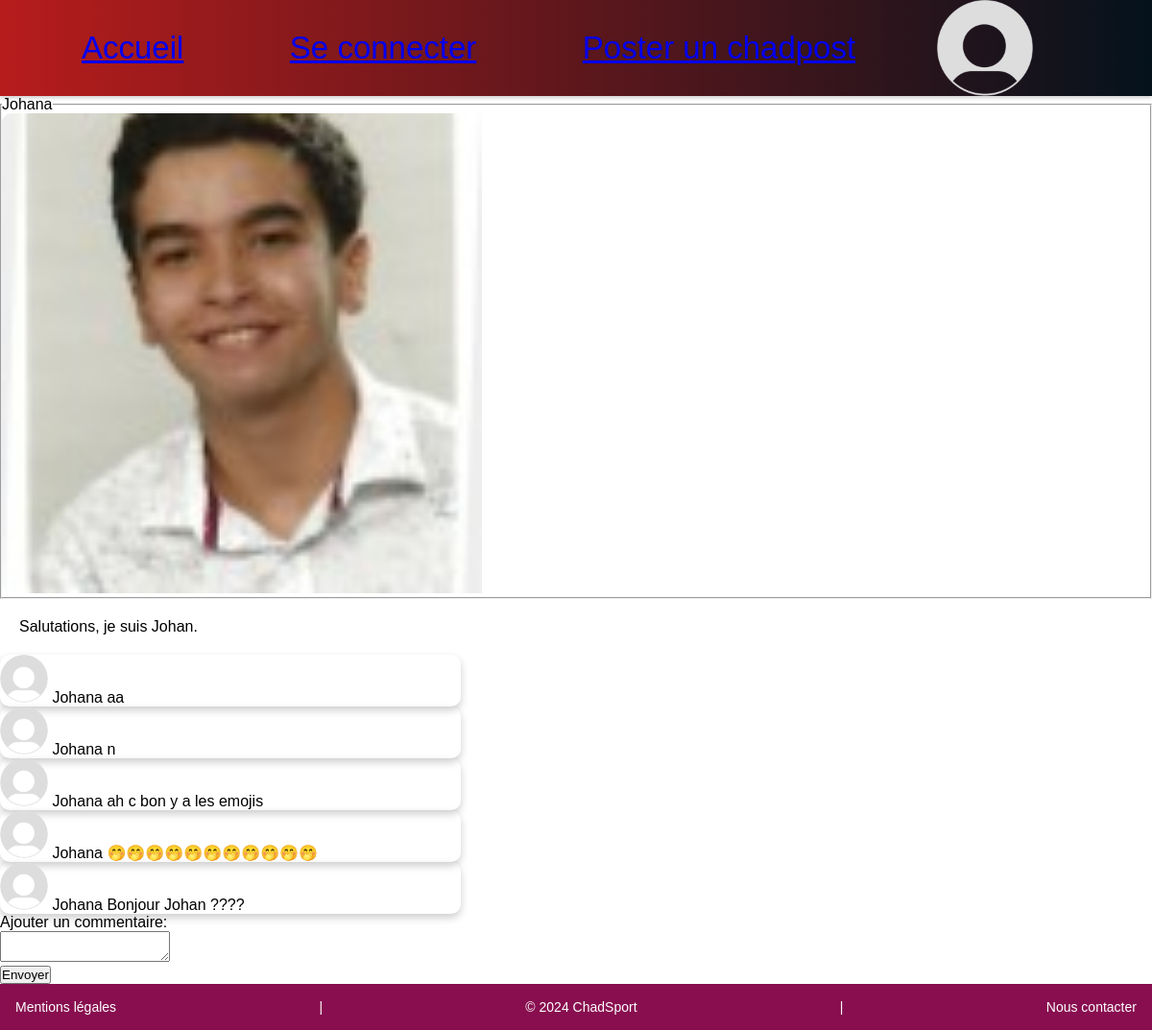
The page /post.php?post=2 on the database as committed earlier.
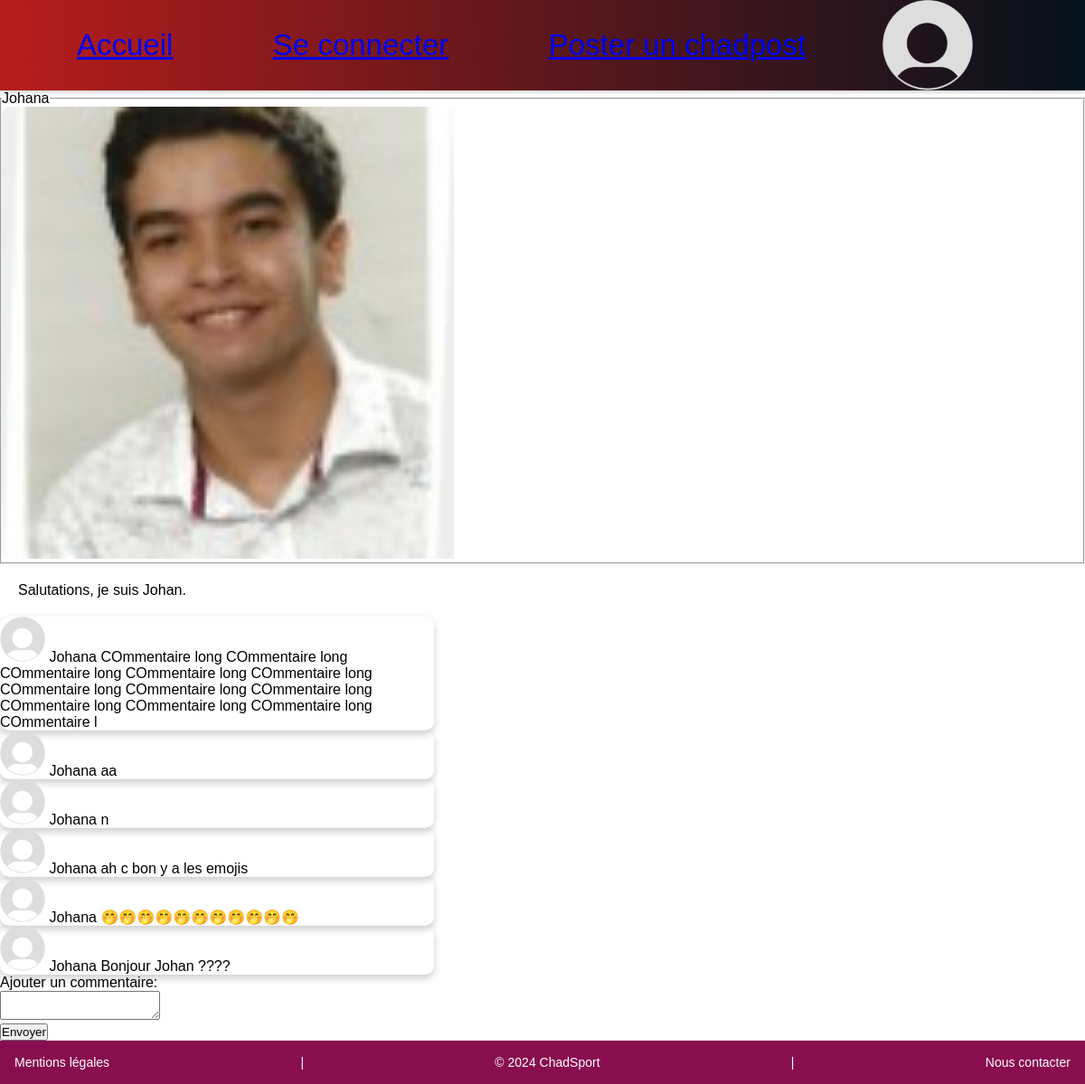
The same page on the database as committed later.
### tables this page shows
CREATE TABLE `post` (
  `Id_Post` int(11) NOT NULL,
  `contenu` varchar(4000) DEFAULT NULL,
  `image_post` varchar(50) DEFAULT NULL,
  `date_post` datetime DEFAULT NULL,
  `Id_Membre` int(11) NOT NULL
);

CREATE TABLE `membre` (
  `Id_Membre` int(11) NOT NULL,
  `email` varchar(50) NOT NULL,
  `mot_de_passe` varchar(50) NOT NULL,
  `pseudo` varchar(50) DEFAULT NULL,
  `administrateur` tinyint(1) DEFAULT NULL,
  `image_profil` varchar(10) DEFAULT NULL,
  `banniere_profil` varchar(50) DEFAULT NULL,
  `banni` tinyint(1) DEFAULT NULL
);

CREATE TABLE `commentaire` (
  `Id_Commentaire` int(11) NOT NULL,
  `date_commentaire` datetime DEFAULT NULL,
  `contenu_commentaire` varchar(200) DEFAULT NULL,
  `Id_Post` int(11) NOT NULL,
  `Id_Membre` int(11) NOT NULL
);

### include/afficher_image_profil.php (called while the page is built, shortened)
<?php
    $defaultPic = 'images/profiles/defaut.png';
    $profilePic = $defaultPic;
?>

### include/fonctions.php (called while the page is built)
<?php function getPseudoById($userId, $mysqlClient) {
    $sqlQuery = "SELECT pseudo FROM Membre WHERE Id_Membre = :userId";
    $query = $mysqlClient->prepare($sqlQuery);
    $query->bindParam(':userId', $userId);
    $query->execute();
    $result = $query->fetch(PDO::FETCH_ASSOC);
    return $result['pseudo'];
}?>

### post.php (the view, shortened to what this page needs)
<?php
require_once(__DIR__ . '/include/fonctions.php');
require_once(__DIR__ . '/include/db_config.php');
$Id_Post = filter_var($_GET['post'], FILTER_SANITIZE_STRING);
$sqlQuery = "SELECT * FROM post
            WHERE Id_Post = :id_post";
$query = $mysqlClient->prepare($sqlQuery);
$query->bindParam(':id_post', $Id_Post);
$query->execute();
$post = $query->fetch(PDO::FETCH_ASSOC);
$pseudomembre = getPseudoById($post['Id_Membre'], $mysqlClient); ?>
<!DOCTYPE html>
<head>
    <link href="style.css" rel="stylesheet">
</head>
<body>
    <?php require_once(__DIR__ . '/include/header.php'); ?>
</html>
    <fieldset>
        <legend><?php echo $pseudomembre;?></legend>
        <img class="post-picture" src="<?php echo 'images/posts/'.$post['Id_Post'].'.'.$post['image_post'];?>" alt="image du post"/>
    </fieldset>
    <p class="post-text">
    <?php echo $post['contenu']; ?>
    <?php
    $sqlQuery = "SELECT *  FROM commentaire WHERE Id_Post = :id_post
                    ORDER BY date_commentaire DESC";
    $commentQuery = $mysqlClient->prepare($sqlQuery);
    $commentQuery->bindParam(':id_post', $post['Id_Post']);
    $commentQuery->execute();
    $comments = $commentQuery->fetchAll(PDO::FETCH_ASSOC);
    foreach ($comments as $comment) { ?>
        <div class="comment">
                  <?php
                  $sqlQuery = "SELECT image_profil FROM membre WHERE Id_Membre = :id_comment";
                  $extensionQuery = $mysqlClient->prepare($sqlQuery);
                  $extensionQuery->bindParam(':id_comment',$comment['Id_Membre']);
                  $extensionQuery->execute();
                  $result = $extensionQuery->fetch(PDO::FETCH_ASSOC);
                     $profilePic = 'images/profiles/'.$comment['Id_Membre'].'.'.$result["image_profil"];
                     $defaultPic = 'images/profiles/defaut.png';
                       if (!file_exists($profilePic)) {
                      $profilePic = $defaultPic;
                               }?>
                     <img class="comment-profile" src="<?php echo $profilePic; ?>" alt="photo de profil d'un commentaire"/>
                      <?php echo getPseudoById($comment['Id_Membre'], $mysqlClient);?>
            <?php echo $comment['contenu_commentaire']; ?>
        </div>
    <?php } ?>
    <form method="POST" enctype="multipart/form-data">
    <label for="content">Ajouter un commentaire:</label><br>
    <textarea id="content" name="content" maxlength="200"></textarea><br>
    <input type="submit" value="Envoyer">
    </form>
    <?php require_once(__DIR__ . '/include/footer.php'); ?>

### include/header.php (shortened to what this page needs)
<header>
  <nav>
    <ul>
    <li><a href ="index.php">Accueil</a></li>
      <?php if (isset($_SESSION['id_membre'])): ?>
        <li><a href ="profil.php">Profil</a></li>
      <?php else: ?>
        <li><a href ="login.php">Se connecter</a></li>
      <?php endif; ?>
      <li><a href ="poster.php">Poster un chadpost</a></li>
    </ul>
    <?php  require_once(__DIR__ . '/afficher_image_profil.php');?>
  </nav>
  <div class="header-img" style='
    width: 100px;
    height: 100px; /* AJUSTER SI BESOIN*/
    background-image: url("<?php echo $profilePic;?>");
    background-size: cover;
    background-position: center;'>
</div>
</header>
  <div class="header-img"><?php require_once(__DIR__ . '/afficher_image_profil.php');?> </div>

### include/footer.php
<footer>
    <p><a href="mentions.php">Mentions légales</a></p>
    <p>|</p>
    <p>&copy; <?php echo date("Y"); ?> ChadSport</p>
    <p>|</p>
    <p><a href="contact.php">Nous contacter</a></p>
</footer>

### style.css (style rules this page uses)
* { margin: 0; padding: 0; }
header { background: linear-gradient(to right, var(--header-bg), #04121C); color: white; position: sticky; top: 0; display: flex; align-items: center; box-shadow: 0 2px 4px rgba(0, 0, 0, 0.2); }
nav { display: flex; padding: 1rem 2rem; }
li { list-style: none; display: inline; padding: 0 53px; font-size: 33px; }
.comment-profile { width: 100%; height: auto; max-width: 50px; }
.post-picture { width: 100%; height: auto; max-width: 500px; }
body { font-family: Arial, sans-serif; margin: 0; padding: 0; box-sizing: border-box; }
.post-picture { width: 50%; border-top-left-radius: 10px; border-bottom-left-radius: 10px; }
.post-text { padding: 20px; }
.comment { width: 40%; border-radius: 10px; box-shadow: 0 4px 8px 0 rgba(0,0,0,0.2); transition: 0.3s; }
.comment-profile { width: 50px; height: 50px; border-radius: 50%; }
footer { display: flex; justify-content: space-between; align-items: center; padding: 1rem; background-color: var(--footer-bg); color: var(--text-color); font-size: 0.875rem; }
footer p { margin: 0; }
footer a { color: var(--text-color); text-decoration: none; }

Rows that differ between the two databases and show on the page:
added commentaire: Id_Membre.pseudo "Johana", contenu_commentaire "COmmentaire long COmmentaire long COmmentaire long COmmentaire long COmmentaire long COmmentaire long COmmentaire long COmmentaire long COmmentaire long COmmentaire long COmmentaire long COmmentaire l"
